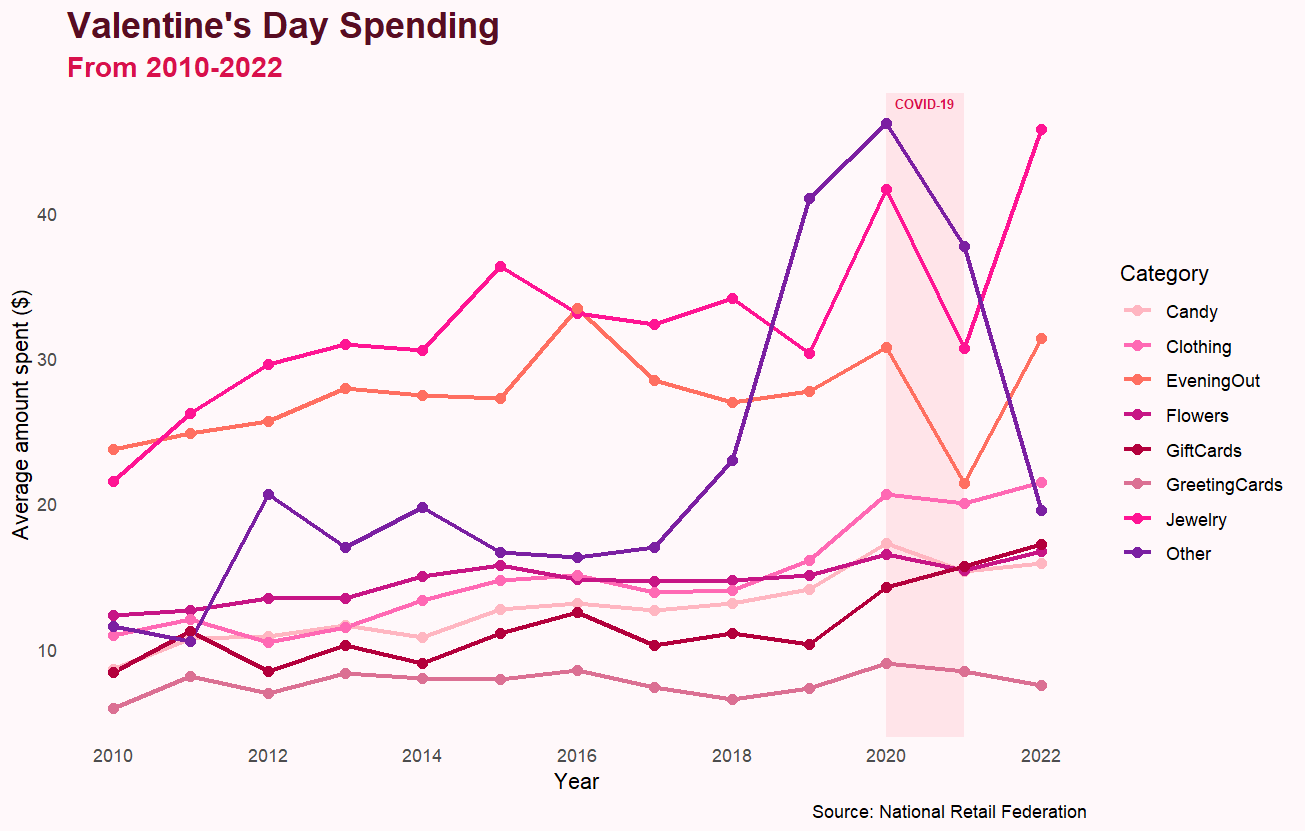

Write the R code that produced this figure.

#link do błędnej wizualizacji: https://x.com/GDataScience1/status/1759400123770257627
#link do zestawu danych: https://github.com/rfordatascience/tidytuesday/blob/main/data/2024/2024-02-13/readme.md

#Błędy oryginału:
#Oryginał niepotrzebnie rozdziela kategorie przedmiotów na 8 wykresów, przez co ciężko
#jest je porównać. Dodatkowo różne wykresy mają różne skalowanie osi OY co może wprowadzać w błąd.

#Wyjaśnienie:
#Moja wizualizacja łączy wszystkie kategorie w jeden wykres, co pozwala na łatwe porównanie.
#Wprowadza kilka kolorów, przez co wykres jest potencjalnie estetyczniejszy. Dodatkowo zaznaczony jest okres 
#pandemii Covid-19 czego brakowało w oryginale, a jest to ciekawa informacja tłumacząca zauważalne
#zmiany wykresu.

library(dplyr)
library(ggplot2)
library(tidyr)

historical_spending <- readr::read_csv('https://raw.githubusercontent.com/rfordatascience/tidytuesday/main/data/2024/2024-02-13/historical_spending.csv')

historical_spending <- historical_spending %>% 
  mutate(Other = PerPerson - (Candy + Flowers + Jewelry + GreetingCards + EveningOut + Clothing + GiftCards))
  
historical_spending_long <- historical_spending %>%
  select(Year, Candy, Flowers, Jewelry, GreetingCards, EveningOut, Clothing, GiftCards, Other) %>%
  pivot_longer(
    cols = -Year,
    names_to = "Category",
    values_to = "Spending"
  )

valentine_palette <- c(
  "Jewelry"       = "#FF1493",  # mocny czerwony malinowy
  "EveningOut"    = "#FF6F61",  # łosoś / koralowy
  "Clothing"      = "#FF69B4",  # intensywny róż
  "Flowers"       = "#C71585",  # fuksja (ciemny róż-fiolet)
  "GiftCards"     = "#B3003C",  # głęboki róż
  "Candy"         = "#FFB6C1",  # bardzo jasny róż
  "GreetingCards" = "#DB7093",  # lekko przygaszony róż
  "Other"         = "#7B1FA2"  # Ciemny fiolet
)

historical_spending_long %>% 
  ggplot(aes(x = Year, y = Spending, color = Category)) +
  geom_rect(
    aes(xmin = 2020, xmax = 2021, ymin = -Inf, ymax = Inf),
    fill = "#F9DDE2",
    alpha = 0.07,
    inherit.aes = FALSE
  ) +
  geom_line(linewidth = 1.1) +
  geom_point(size = 2.2) +
  labs(
    title = "Valentine's Day Spending",
    subtitle = "From 2010-2022",
    x = "Year",
    y = "Average amount spent ($)",
    color = "Category",
    caption = "Source: National Retail Federation"
  ) +
  annotate(
    "text", x = 2020.5, y = Inf, 
    label = "COVID-19", 
    vjust = 1.3, hjust = 0.5,
    color = "#D8114C", fontface = "bold", size = 2.2,
    lineheight = 0.8
  ) +
  theme_minimal() +
  scale_x_continuous(breaks = seq(2010, 2022, 2)) +
  scale_color_manual(values = valentine_palette) +
  theme(
    plot.title = element_text(face = "bold", size = 18, color = "#580D22"),
    plot.subtitle = element_text(face = "bold", size = 14, color = "#D8114C"),
    panel.grid = element_blank(),
    plot.background = element_rect(fill = "#FFF8FA", color = NA),
    panel.background = element_rect(fill = "#FFF8FA", color = NA)
  )
